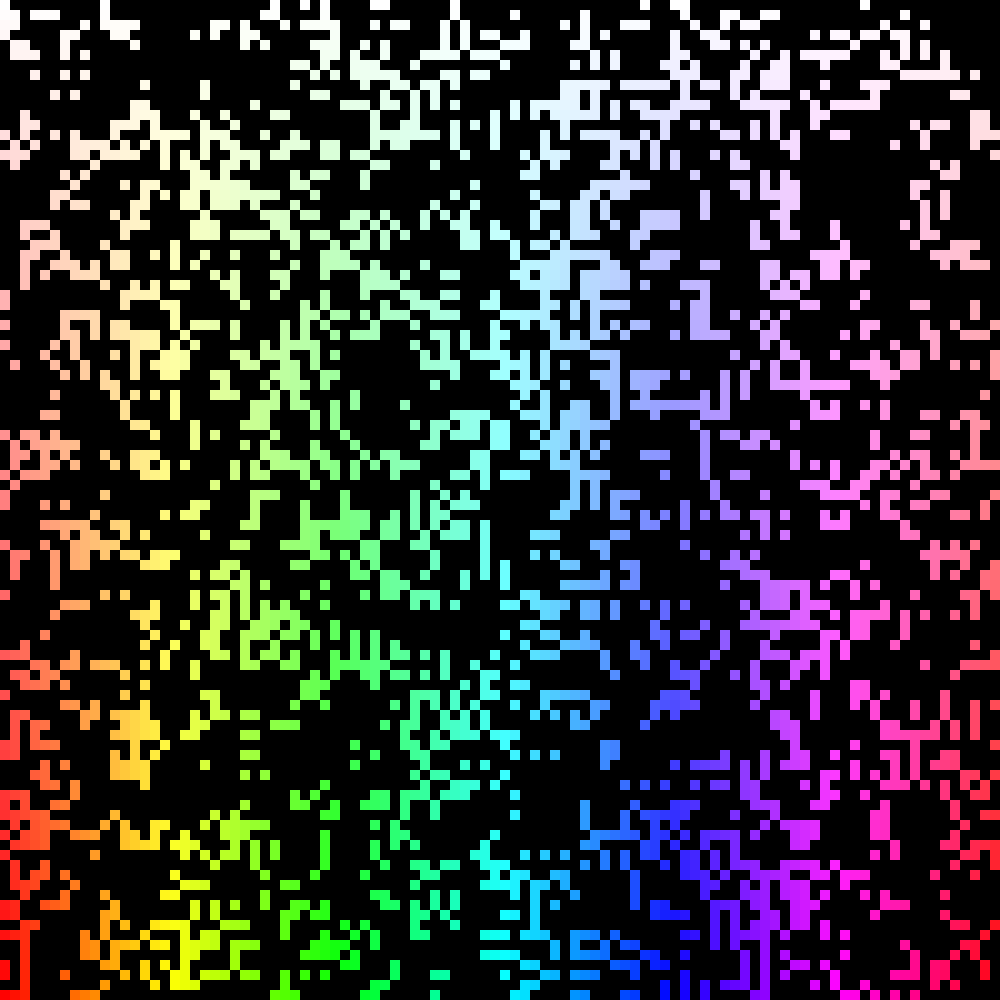
Frame 1 (no input)
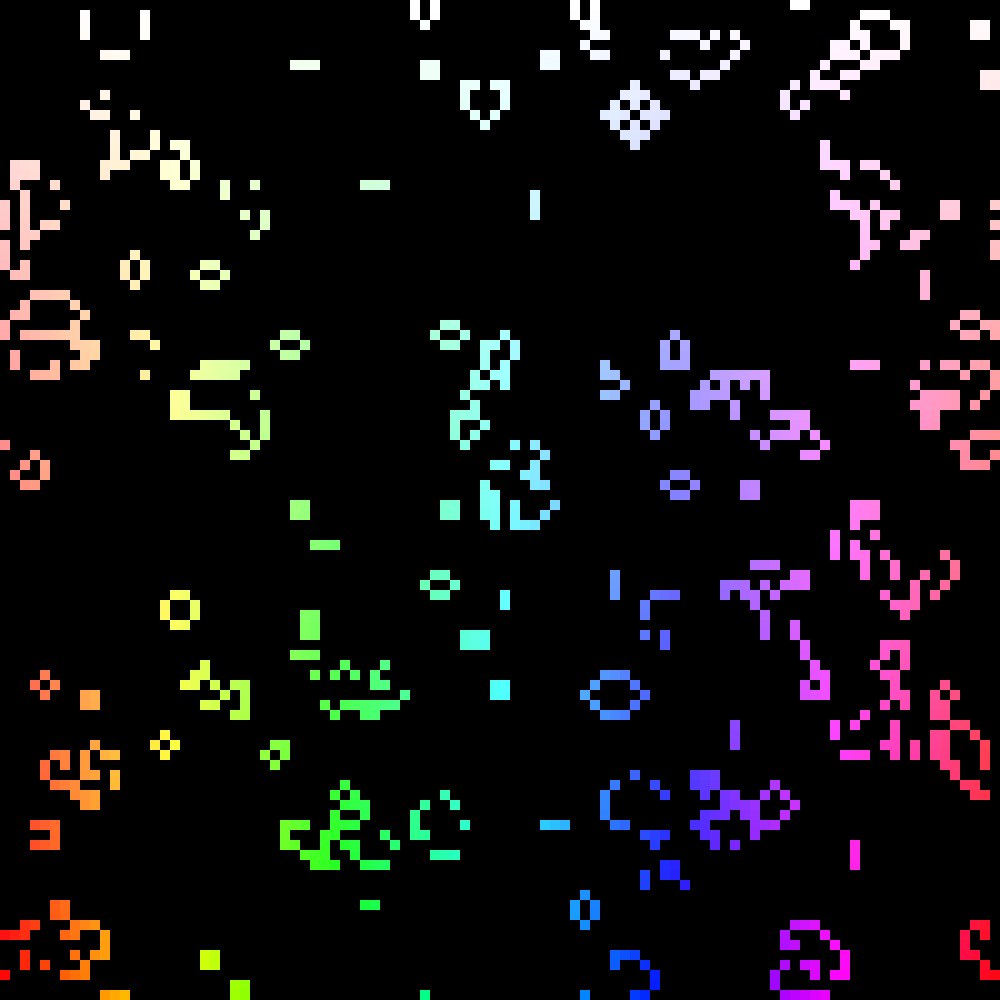
Frame 60 (the mouse pressed at the canvas centre just before this capture)
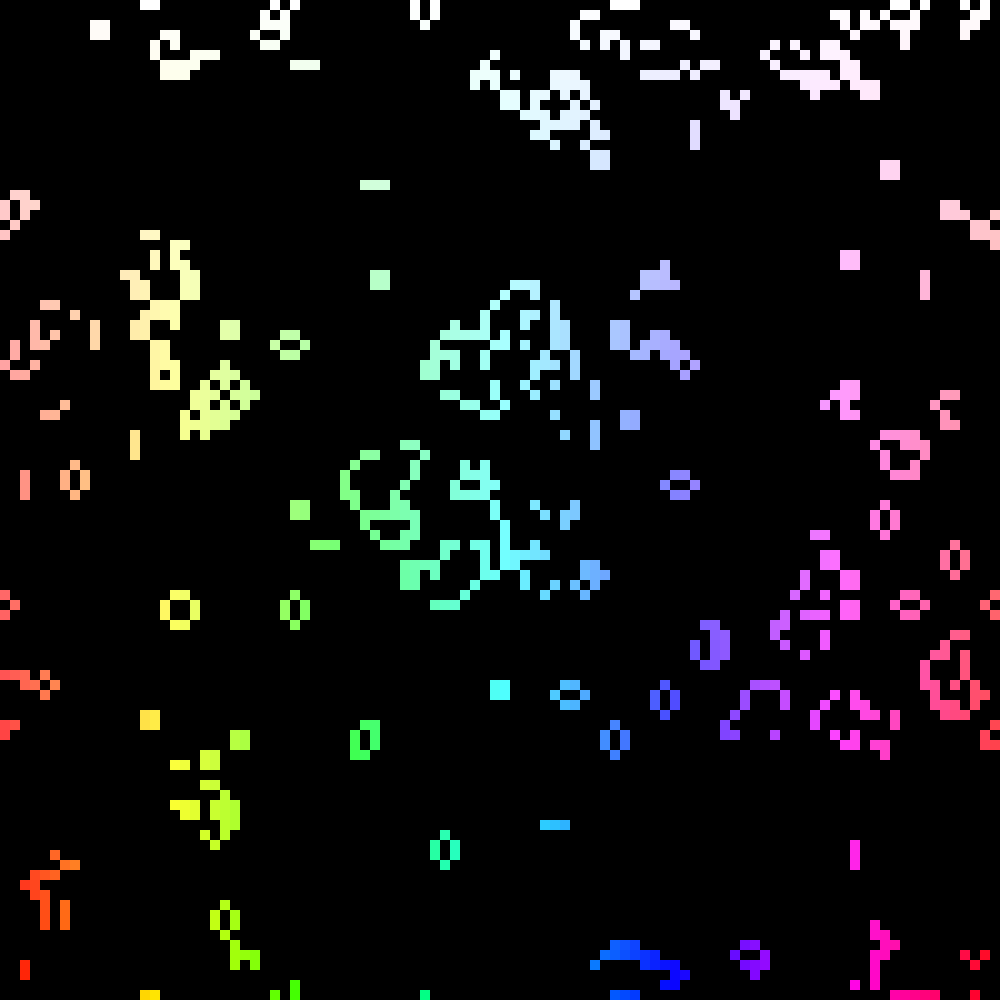
Frame 120 (the mouse held since frame 60 and released just before this capture)

The Processing sketch that drew these frames (run headless with seeded random() and noise(); from frame 60 on, the mouse is pressed at the canvas centre):

// Processing sketch: pixel_LifeGame_Rect
// ── pixel_LifeGame_Rect.pde
boolean[][] now, next;
int cellw = 10;
int cellh = 10;
int Row;
int Column;
int I;
int J;
int gCount;
void setup() {
  Row = width / cellw;
  Column = height / cellh;
 size(1000, 1000);
 frameRate(10);
 colorMode(HSB, 100);
 now = new boolean[Row][Column];
 next = new boolean[Row][Column];
 for (int i = 0; i < Row; i ++) {
   for (int j = 0; j < Column; j ++) {
       now[i][j] = random(0, 1) < 0.5;
       
   }
 }
}

void update() {
 for (int i = 0; i < Row; i ++) {
   for (int j = 0; j < Column; j ++) {
       boolean up = now[i][(j - 1 + Column) % Column];
       boolean down = now[i][(j + 1) % Column];
       boolean left = now[(i - 1 + Row) % Row][j];
       boolean right = now[(i + 1) % Row][j];
       boolean upperRight = now[(i + 1) % Row][(j - 1 + Column) % Column];
       boolean upperLeft = now[(i - 1 + Row) % Row][(j - 1 + Column) % Column];
       boolean underRight = now[(i + 1) % Row][(j + 1) % Column];
       boolean underLeft = now[(i - 1 + Row) % Row][(j + 1) % Column];
       int count = 0;
       
     if(up) count ++;
     if(down) count ++;
     if(left) count ++;
     if(right) count ++;
     if(upperLeft) count ++;
     if(upperRight) count ++;
     if(underLeft) count ++;
     if(underRight) count ++;
     if (now[i][j]) {
         next[i][j] = count == 2 || count == 3;
     } else {
         next[i][j] = count == 3;
     }
     }
   }
}

void draw() {
 //loadPixels();
 update();
for (int i = 0; i < Row; i ++) {
   for (int j = 0; j < Column; j ++) {
     gCount = color(i, j, 100);
     I = i * cellw;
     J = j * cellh;
     now[i][j] = next[i][j];
     noStroke();
     if (now[i][j]) {
       fill(gCount);
     } else {
       fill(0);
     }
     rect(I, J, cellw, cellh);
   }
 }
 }
 //void mousePressed() {
 //  for (int i = 0; i < Row; i ++) {
 //  for (int j = 0; j < Column; j ++) {
 //    next[i][j] = true;
 //  }
 //  }
 ////updatePixels();
//}//
